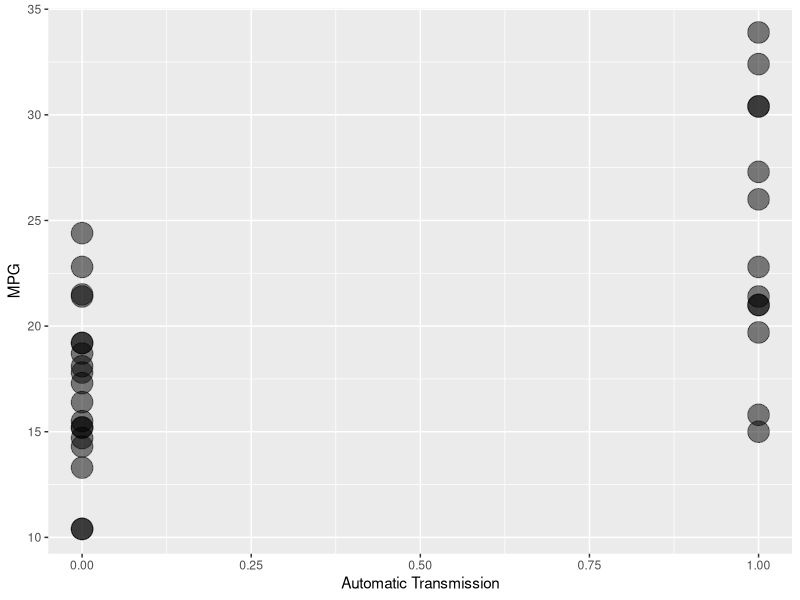
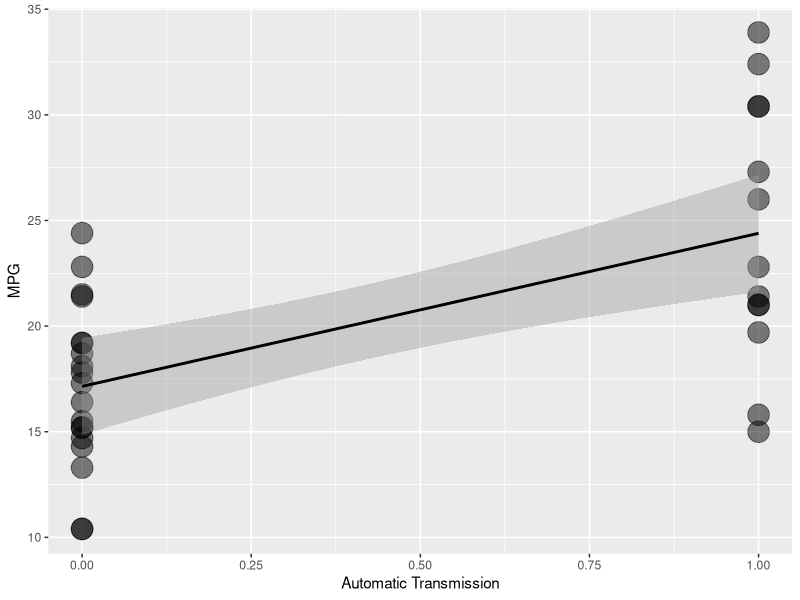
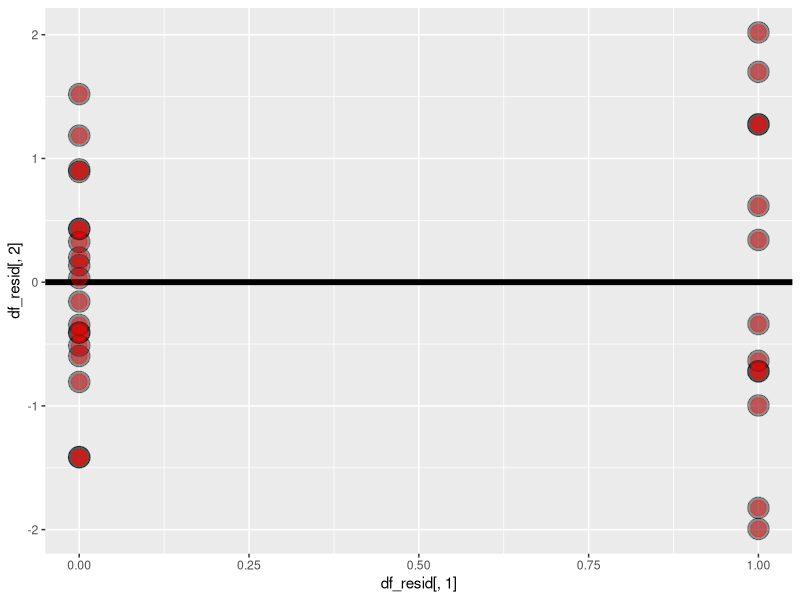

These figures' R source, in order:
## ---- chunk 1
library(knitr)
data(mtcars)
fit<-lm(mpg ~ am, data=mtcars)

summary(fit)

## ---- chunk 2
library(ggplot2)
data(mtcars)
#R Code is provided here to show work
g<-ggplot(mtcars, aes(x=am, y=mpg))
 g<-g + xlab("Automatic Transmission")
 g<-g + ylab("MPG")
 g<-g + geom_point(size=7,color="black",alpha=0.5)
 g
 g <- g + geom_smooth(method="lm", color="black")
 g
## ---- chunk 3
x<-c(I(17.147+(7.245-2*1.764)), I(17.147+(7.245+2*1.764)))
x
## ---- chunk 4
library(broom)
df_resid<-cbind(augment(fit)$am, augment(fit)$.std.resid)


colnames(df_resid) <- c("am","residual")

rg<-ggplot(data.frame(x=df_resid[,1], y = df_resid[,2]), aes(x=df_resid[,1], y=df_resid[,2]))
 rg<- rg + geom_hline(yintercept=0, size=2)
 rg <- rg + geom_point(size = 7, colour = "black", alpha = 0.4)
 rg <- rg + geom_point(size = 5, colour = "red", alpha = 0.4)
 rg
